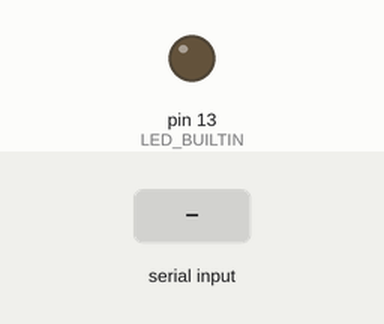
Simulated run of this sketch. Board: Arduino Uno, built with avr-gcc and run on an emulated ATmega328P. Shown: output pins drawn as LEDs (lit = HIGH). Inputs (shaded band) come from the test bench.

Above: at 1.2 s.
1.3 s: "O" received over Serial
At 1.9 s:
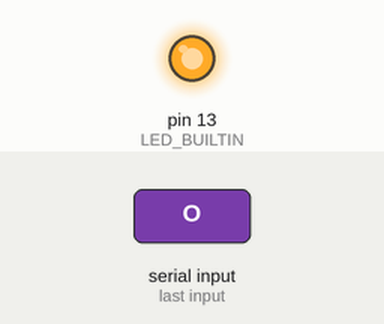
2.8 s: "I" received over Serial
At 4.2 s:
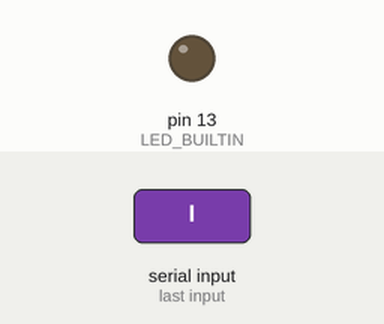
Timing chart, 0 to 5.8 s (numbered marks = the images above; inputs shaded):
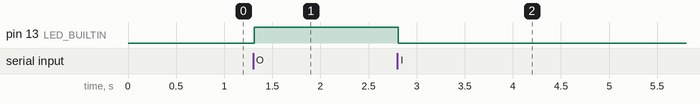

Measured:
- after the input at 1.3 s, pin 13 (LED_BUILTIN): LOW → HIGH at once
- after the input at 2.8 s, pin 13 (LED_BUILTIN): HIGH → LOW at once

The sketch:

C_SHARP_SERIAL.ino
```cpp
String serialData;

void setup(){

  Serial.begin(9600);
  Serial.setTimeout(10);
    pinMode(LED_BUILTIN, OUTPUT);

}

void loop(){}


void serialEvent(){
  serialData = Serial.readString();

  if(serialData == "O"){
  digitalWrite(LED_BUILTIN, HIGH);
  delay(1000);
  }
  else if(serialData == "I"){
  digitalWrite(LED_BUILTIN, LOW);
  delay(1000);
  }
  else{
    Serial.println("INCORRECT ENTRY");
  }


}


int parseDataX(String data){

  data.remove(data.indexOf("T"));
  return data.toInt();
}
```
